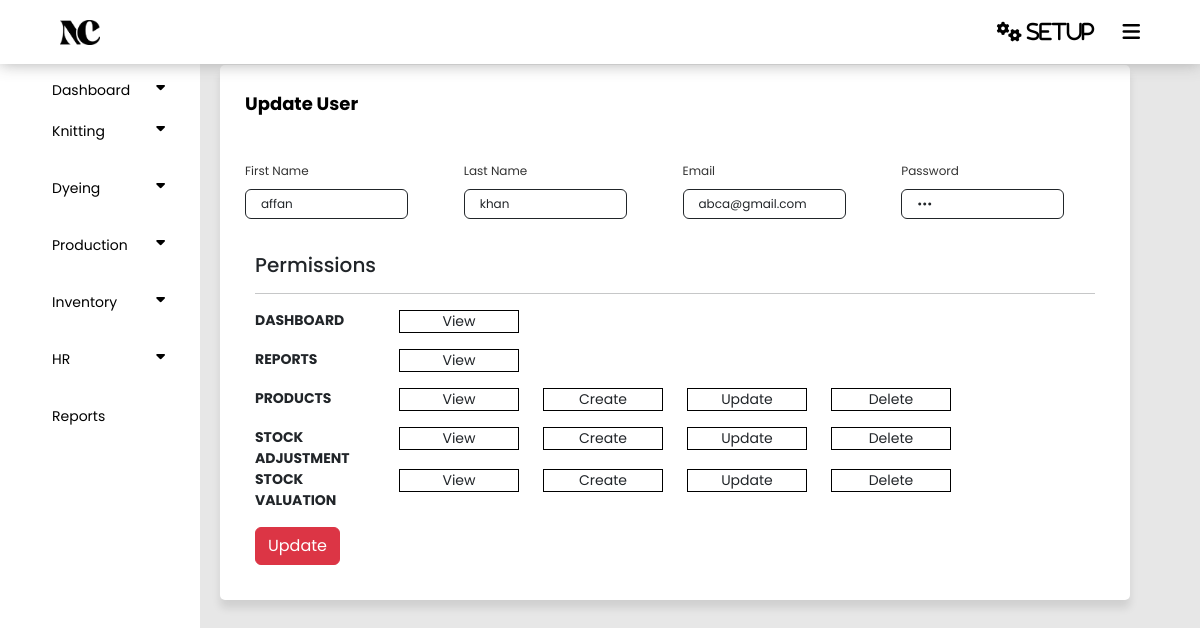
The app's page /panel/user_update.php?Uid=1, older data.
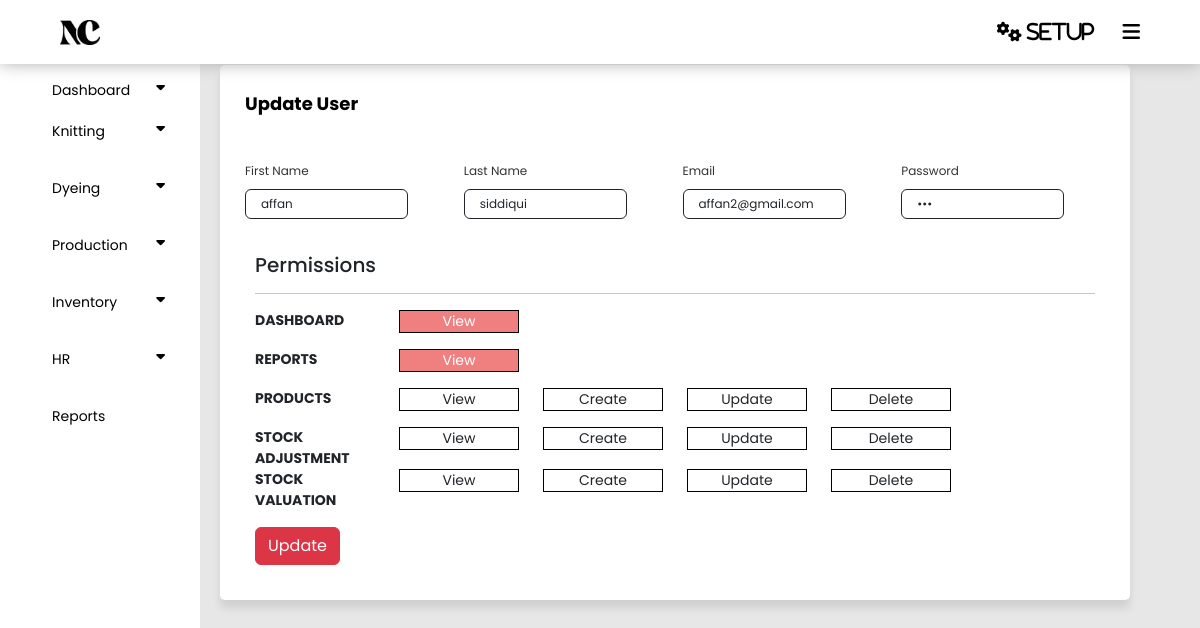
The same page, newer data.
### tables this page shows
CREATE TABLE `users` (
  `Uid` int(11) NOT NULL,
  `Uname` varchar(255) NOT NULL,
  `lname` varchar(255) NOT NULL,
  `email` varchar(255) NOT NULL,
  `Upass` varchar(255) NOT NULL,
  `role` varchar(255) NOT NULL
);

### panel/user_update.php (the view, shortened to what the changed rows need)
<?php
require('config.php');
require('index.php');
if (isset($_GET['Uid'])) {
    $Uid = $_GET['Uid'];
    $fetch = "SELECT * FROM `users` WHERE Uid = '$Uid'";
    $query = mysqli_query($connect, $fetch);
    if (mysqli_num_rows($query) > 0) {
        $user = mysqli_fetch_assoc($query);
    } else {
        echo "User not found.";
        exit();
    }
} else {
    echo "Uid parameter not set.";
    exit();
}
?>
<!DOCTYPE html>
<html lang="en">
<head>
    <link href="https://cdn.jsdelivr.net/npm/bootstrap@5.3.3/dist/css/bootstrap.min.css" rel="stylesheet">
    <link rel="stylesheet" type="text/css" href="style.css">
</head>
<body>
<section class="container">
    <form action="<?php echo htmlspecialchars($_SERVER["PHP_SELF"]) . "?Uid=" . $Uid; ?>" class="form" id="userForm" method="post">
        <div class="column">
            <div class="input-box">
                <label>First Name</label><br>
                <input name="fname" class="border border-dark text-dark" value="<?php echo $user['Uname']; ?>" required />
            </div>
            <div class="input-box">
                <label>Last Name</label><br>
                <input name="lname" class="border border-dark text-dark" value="<?php echo $user['lname']; ?>" required />
            </div>
            <div class="input-box">
                <label>Email</label><br>
                <input type="email" name="email" class="border border-dark text-dark" value="<?php echo $user['email']; ?>" required />
            </div>
            <div class="input-box">
                <label>Password</label><br>
                <input type="password" name="pass" class="border border-dark text-dark" value="<?php echo $user['Upass']; ?>" required />
            </div>
        </div>
        <div id="permission">
            <div class="permissionContainer">
                <div class="permission">
                    <div class="row">
                        <div class="col-md-2">
                            <p class="modulefun <?php if (strpos($user['role'], 'dashboard_view') !== false) echo 'permissionactive'; ?>" data-value="dashboard_view">View</p>
                        </div>
                    </div>
                </div>
                <div class="permission">
                    <div class="row">
                        <div class="col-md-2">
                            <p class="modulefun <?php if (strpos($user['role'], 'report_view') !== false) echo 'permissionactive'; ?>" data-value="report_view">View</p>
                        </div>
                    </div>
                </div>
        </div>
    </form>
</section>
</body>
</html>

Row changes from the older to the newer data that the page shows:
changed users "affan": lname "khan" → "siddiqui"; email "abca@gmail.com" → "affan2@gmail.com"; role "user" → "dashboard_view,report_view" (drawn)
